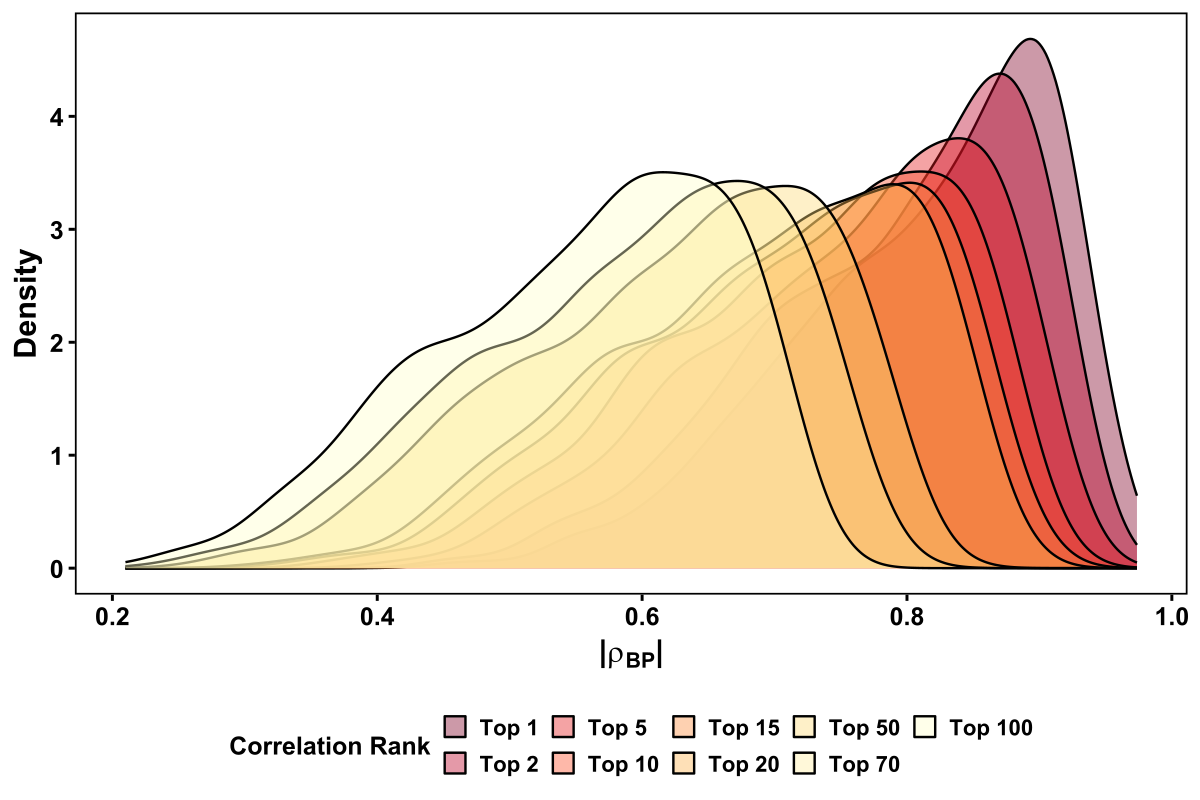

Write the R code that produced this figure.
# ==============================================================================
# SCRIPT: Protein_Correlation_Density_CCL4.R
# OBJECTIVE: Quantify the 'Correlatability' of the protein landscape.
#            Calculate the distribution of Top N absolute correlations (|r|)
#            among 861 proteins in the CCL4 dataset.
# ==============================================================================

library(data.table)
library(ggplot2)
library(gridExtra)

# 1. LOAD DATA
# -------------------------------------------------------------------------
print("Loading CCL4 data...")
load("C:/Users/ngoune/Documents/Projet I/Protein_Modeling_share/Cross_Data_Analysis/DTccl4_DT_LCPM_Gene_Protein_full.RData")
#load("C:/Users/ngoune/Documents/Projet I/Protein_Modeling_share/Cross_Data_Analysis/Funktionen_Merged_Data/Batch_corrected_data/DTccl4_DT_LCPM_BatchCorrected_3_Groups.RData")
CCL4_DT <- DTccl4_DT_LCPM[!is.na(TreatmentTime)] 
#CCL4_DT <- Full_DT[!is.na(TreatmentTime)] 

CCL4_DT <- na.omit(CCL4_DT) 
unique(CCL4_DT$MiceInfo) #31 mice

# Filter for Month 12 CCl4 vs Month 0 Oil and exclude outlier rep6
#sub_dt <- CCL4_DT[(Treatment == "ccl4" & TreatmentTime == 12) | (Treatment == "oil" & TreatmentTime == 0)]
#sub_dt <- sub_dt[MiceInfo != "month12_ccl4_rep6"]

# Create a mapping for ProteinID (Uniprot Accessions)
#protein_map <- unique(sub_dt[, .(GeneProtein, ProteinID)])
protein_map <- unique(CCL4_DT[, .(GeneProtein, ProteinID)])
setkey(protein_map, GeneProtein)

# 2. PREPARE MATRIX (Complete cases only)
# -------------------------------------------------------------------------
#dat_wide <- dcast(sub_dt, GeneProtein ~ MiceInfo, value.var = "ProteinIntensity") 
dat_wide <- dcast(CCL4_DT, GeneProtein ~ MiceInfo, value.var = "ProteinIntensity") 
mat <- as.matrix(dat_wide[, -1, with = FALSE])
rownames(mat) <- dat_wide$GeneProtein

# Complete cases only (n=801)
mat_clean <- na.omit(mat)
print(paste("Proteins analyzed:", nrow(mat_clean))) 

# 3. COMPUTE CORRELATION MATRIX (Pearson)
# -------------------------------------------------------------------------
print("Calculating correlation matrix...")
cor_mat <- cor(t(mat_clean), method = "pearson")
abs_cor_mat <- abs(cor_mat)

# 4. EXTRACT TOP N CORRELS PER PROTEIN
# -------------------------------------------------------------------------
diag(abs_cor_mat) <- 0 # Ignore self

extract_top_n_stats <- function(mat, n_val) {
  top_vals <- apply(mat, 1, function(x) {
    sorted_x <- sort(x, decreasing = TRUE)
    return(sorted_x[n_val])
  })
  return(data.table(Protein = names(top_vals), Max_R = top_vals, Tier = paste0("Top ", n_val)))
}

tiers <- c(1, 2, 5, 10, 15, 20, 50, 70, 100)
results_list <- lapply(tiers, function(n) extract_top_n_stats(abs_cor_mat, n))
combined_results <- rbindlist(results_list)

# 5. VISUALIZATION
# -------------------------------------------------------------------------
pdf_path <- "C:/Users/ngoune/Documents/Projet I/Protein_Modeling_share/New_Data/Protein_Correlation_Density_CCL4.pdf"
cairo_pdf(pdf_path, width = 12, height = 8)

p_dens <- ggplot(combined_results, aes(x = Max_R, fill = factor(Tier, levels = paste0("Top ", tiers)))) +
  geom_density(alpha = 0.4) +
  scale_fill_brewer(palette = "YlOrRd", direction = -1) +
  labs(title = NULL,
       x = expression(bold("|"*rho[BP]*"|")), 
       y = "Density",
       fill = "Correlation Rank") +
  theme_bw(base_size = 18) +
  theme(plot.title = element_blank(),
        axis.title = element_text(size = 22, face = "bold", color = "black"),
        axis.text = element_text(size = 18, face = "bold", color = "black"),
        axis.ticks = element_line(color = "black", linewidth = 1.0),
        panel.border = element_rect(color = "black", fill = NA, linewidth = 1.2),
        panel.grid.major = element_blank(),
        panel.grid.minor = element_blank(),
        legend.text = element_text(size = 16, face = "bold", color = "black"),
        legend.title = element_text(size = 18, face = "bold", color = "black"),
        legend.position = "bottom")

p_facet <- ggplot(combined_results, aes(x = Max_R, fill = Tier)) +
  geom_histogram(bins = 50, color = "white", linewidth = 0.1) +
  facet_wrap(~factor(Tier, levels = paste0("Top ", tiers)), scales = "free_y") +
  labs(title = expression(CCl[4]),
       x = expression(Absolute~Correlation~Coefficient~(abs(rho[BP]))),
       y = "Frequency") +
  theme_minimal(base_size = 14) +
  theme(plot.title = element_text(face="bold", size=18, hjust = 0.5),
        axis.title = element_text(size = 16, face = "bold"),
        axis.text = element_text(size = 14, color = "black"),
        strip.text = element_text(size = 14, face = "bold"),
        legend.position = "none")

# Page 1: Overlaid Densities
print(p_dens)

# Page 2: Faceted Histograms
print(p_facet)

# -------------------------------------------------------------------------
# 6. GLOBAL CENTRALITY (MASTER DRIVERS)
# -------------------------------------------------------------------------
centrality_stats <- data.table(
  GeneProtein = rownames(abs_cor_mat),
  Min_Abs_R   = apply(abs_cor_mat, 1, min),
  Mean_Abs_R  = apply(abs_cor_mat, 1, mean),
  Thresh_80pct = apply(abs_cor_mat, 1, function(x) quantile(x, probs = 0.20)),
  Thresh_90pct = apply(abs_cor_mat, 1, function(x) quantile(x, probs = 0.10))
)

# Merge with IDs for plotting
centrality_stats <- merge(centrality_stats, protein_map, by = "GeneProtein")
setnames(centrality_stats, "ProteinID", "Protein")

# Page 3: Top 10 Master Proteins (saved) and Top 30 Master Proteins (plotted)
top_10_min <- centrality_stats[order(-Min_Abs_R)][1:10]
top_30_min <- centrality_stats[order(-Min_Abs_R)][1:30]

p_top_min <- ggplot(top_30_min, aes(x = reorder(Protein, Min_Abs_R), y = Min_Abs_R)) +
  geom_bar(stat = "identity", fill = "purple") +
  coord_flip() +
  labs(title = expression(CCl[4]),
       x = "Protein", y = expression(Minimum~abs(rho[BP]))) +
  theme_minimal(base_size = 14) +
  theme(plot.title = element_text(face="bold", size=18, hjust = 0.5),
        axis.title = element_text(size = 16, face = "bold"),
        axis.text = element_text(size = 14, color = "black"))

# Page 3: Top 50 Master Proteins (Mean |rho_BP|)
top_50_mean <- centrality_stats[order(-Mean_Abs_R)][1:50]

p_top_mean <- ggplot(top_50_mean, aes(x = reorder(Protein, Mean_Abs_R), y = Mean_Abs_R)) +
  geom_bar(stat = "identity", fill = "darkgreen") +
  coord_flip() +
  labs(title = expression(CCl[4]),
       x = "Protein", y = expression(Mean~abs(rho[BP]))) +
  theme_minimal(base_size = 14) +
  theme(plot.title = element_text(face="bold", size=18, hjust = 0.5),
        axis.title = element_text(size = 16, face = "bold"),
        axis.text.y = element_text(size = 8.5, color = "black"),
        axis.text.x = element_text(size = 12, color = "black"))

# Print Page 3 (Top 50 Hubs)
print(p_top_mean)

# Page 4: Top 50 Mastery (80% Coverage)
top_50_80pct <- centrality_stats[order(-Thresh_80pct)][1:50]

p_top_80 <- ggplot(top_50_80pct, aes(x = reorder(Protein, Thresh_80pct), y = Thresh_80pct)) +
  geom_bar(stat = "identity", fill = "orange") +
  coord_flip() +
  labs(title = expression(CCl[4]),
       x = "Protein", y = expression(Threshold~abs(rho[BP])~(80*'% Coverage'))) +
  theme_minimal(base_size = 14) +
  theme(plot.title = element_text(face="bold", size=18, hjust = 0.5),
        axis.title = element_text(size = 16, face = "bold"),
        axis.text.y = element_text(size = 8.5, color = "black"),
        axis.text.x = element_text(size = 12, color = "black"))

# Page 5: Top 50 Mastery (90% Coverage)
top_50_90pct <- centrality_stats[order(-Thresh_90pct)][1:50]

p_top_90 <- ggplot(top_50_90pct, aes(x = reorder(Protein, Thresh_90pct), y = Thresh_90pct)) +
  geom_bar(stat = "identity", fill = "brown") +
  coord_flip() +
  labs(title = expression(CCl[4]),
       x = "Protein", y = expression(Threshold~abs(rho[BP])~(90*'% Coverage'))) +
  theme_minimal(base_size = 14) +
  theme(plot.title = element_text(face="bold", size=18, hjust = 0.5),
        axis.title = element_text(size = 16, face = "bold"),
        axis.text.y = element_text(size = 8.5, color = "black"),
        axis.text.x = element_text(size = 12, color = "black"))

# Print Page 4 (Top 50 Mastery 80% Coverage)
print(p_top_80)

# Print Page 5 (Top 50 Mastery 90% Coverage)
print(p_top_90)

dev.off()

#rdata_path <- "C:/Users/ngoune/Documents/Projet I/Protein_Modeling_share/New_Data/Top10_Mastery_Hubs_Protein_CCL4_Raw.RData"
#save(top_10_mean, top_10_80pct, top_10_90pct, file = rdata_path)


top_10_mean  <- centrality_stats[order(-Mean_Abs_R)][1:10]
top_10_80pct <- centrality_stats[order(-Thresh_80pct)][1:10]
top_10_90pct <- centrality_stats[order(-Thresh_90pct)][1:10]

rdata_path <- "C:/Users/ngoune/Documents/Projet I/Protein_Modeling_share/New_Data/Top10_Mastery_Hubs_Protein_CCL4_Batch.RData"
save(top_10_mean, top_10_80pct, top_10_90pct, file = rdata_path)


# rdata_path <- "C:/Users/ngoune/Documents/Projet I/Protein_Modeling_share/New_Data/Top30_Mastery_Hubs_CCL4_Batch_Full.RData"
# save(top_30_mean, top_30_80pct, top_30_90pct, file = rdata_path)
# print(paste("Saved Top 30 RData to:", rdata_path))
# 
# rdata_path <- "C:/Users/ngoune/Documents/Projet I/Protein_Modeling_share/New_Data/Top30_Mastery_Hubs_CCL4_Batch_Subset.RData"
# save(top_30_mean, top_30_80pct, top_30_90pct, file = rdata_path)
# print(paste("Saved Top 30 RData to:", rdata_path))
# 
# 
# rdata_path <- "C:/Users/ngoune/Documents/Projet I/Protein_Modeling_share/New_Data/Top30_Mastery_Hubs_CCL4_Full.RData"
# save(top_30_mean, top_30_80pct, top_30_90pct, file = rdata_path)
# print(paste("Saved Top 30 RData to:", rdata_path))
# 
# rdata_path <- "C:/Users/ngoune/Documents/Projet I/Protein_Modeling_share/New_Data/Top30_Mastery_Hubs_CCL4_Subset.RData"
# save(top_30_mean, top_30_80pct, top_30_90pct, file = rdata_path)
# print(paste("Saved Top 30 RData to:", rdata_path))



print(paste("SUCCESS! CCL4 Correlation Density & Centrality report saved to:", pdf_path))
